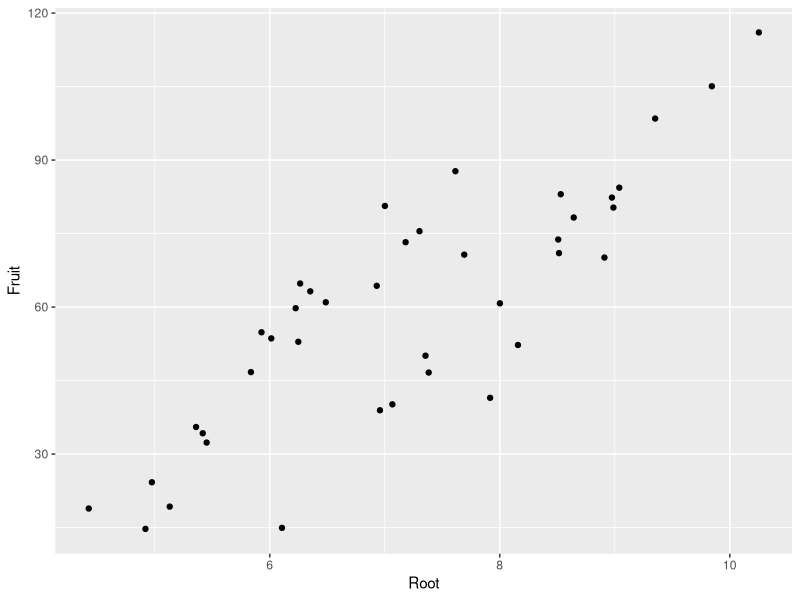
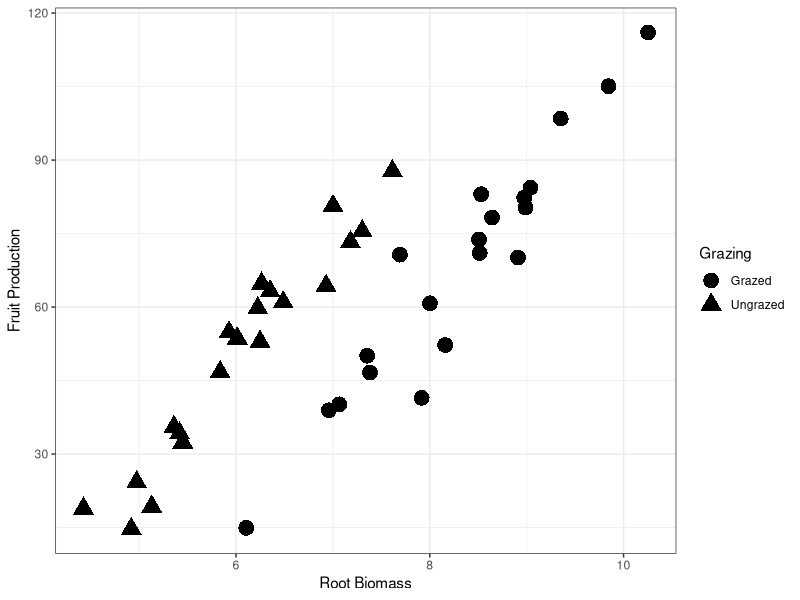
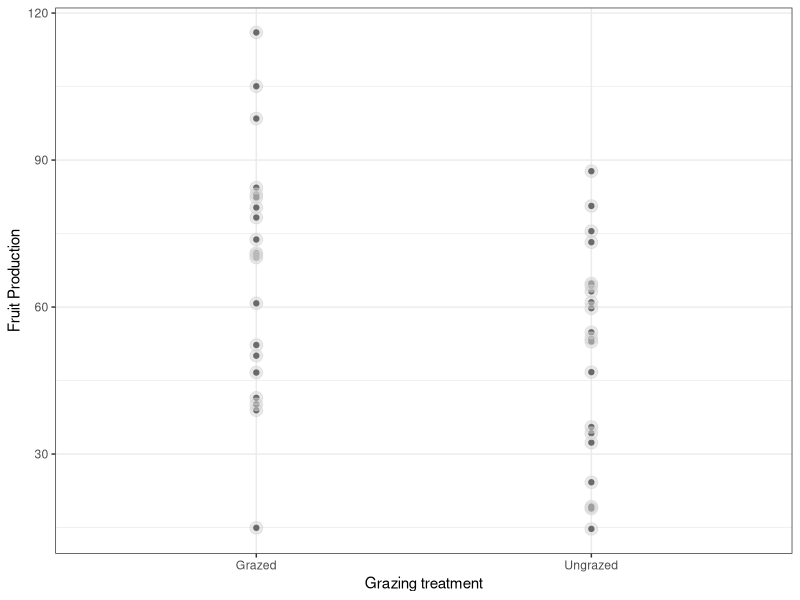
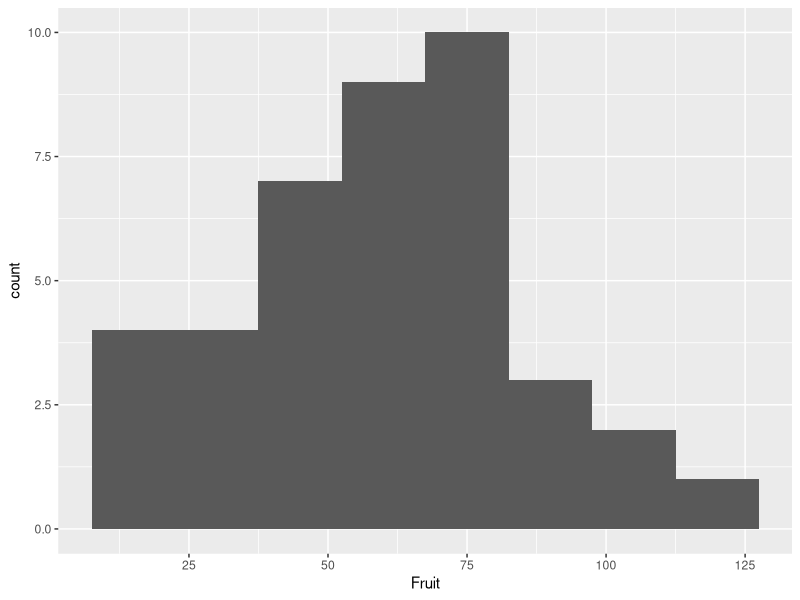
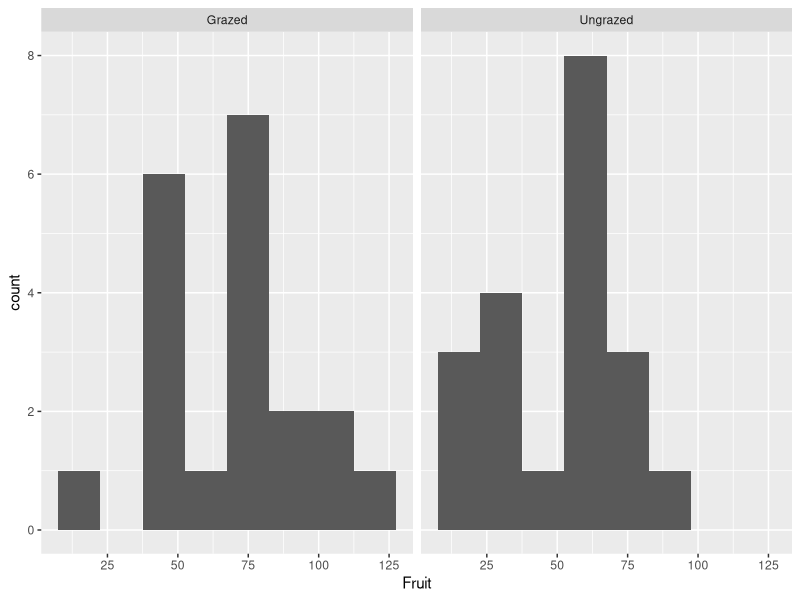

Recreate these plots in R, in order.
## ---- chunk 1
rm(list = ls())
library(here)
library(ggplot2)
library(dplyr)
## ---- chunk 2
compensation <- read.csv(here("Data", "compensation.csv"))
glimpse(compensation)
ggplot(compensation, aes(x = Root, y = Fruit)) + geom_point()
## ---- chunk 3
## ggplot(compensation, aes(x = Root, y = Fruit)) + geom_point() + theme_bw()

## ggplot(compensation, aes(x = Root, y = Fruit)) + geom_point(size = 5) + theme_bw()

## ggplot(compensation, aes(x = Root, y = Fruit)) + geom_point(size = 5) + xlab("Root Biomass") + ylab("Fruit Production") + theme_bw()

## ggplot(compensation, aes(x = Root, y = Fruit, colour = Grazing)) + geom_point(size = 5) + xlab("Root Biomass") + ylab("Fruit Production") + theme_bw()

ggplot(compensation, aes(x = Root, y = Fruit, shape = Grazing)) + geom_point(size = 5) + xlab("Root Biomass") + ylab("Fruit Production") + theme_bw()
## ---- chunk 4
ggplot(compensation, aes(x = Grazing, y = Fruit)) + geom_point() + geom_point(size = 4, colour = 'lightgrey', alpha = 0.5) + xlab("Grazing treatment") + ylab("Fruit Production") + theme_bw()
## ---- chunk 5
## ggplot(compensation, aes(x = Fruit)) + geom_histogram()
## ggplot(compensation, aes(x = Fruit)) + geom_histogram(bins = 10)
ggplot(compensation, aes(x = Fruit)) + geom_histogram(binwidth = 15)
## ---- chunk 6
ggplot(compensation, aes(x = Fruit)) + geom_histogram(binwidth = 15) + facet_wrap(~Grazing)
## ---- chunk 7
ggsave("ThatCoolHistogramOfFruit.png")
